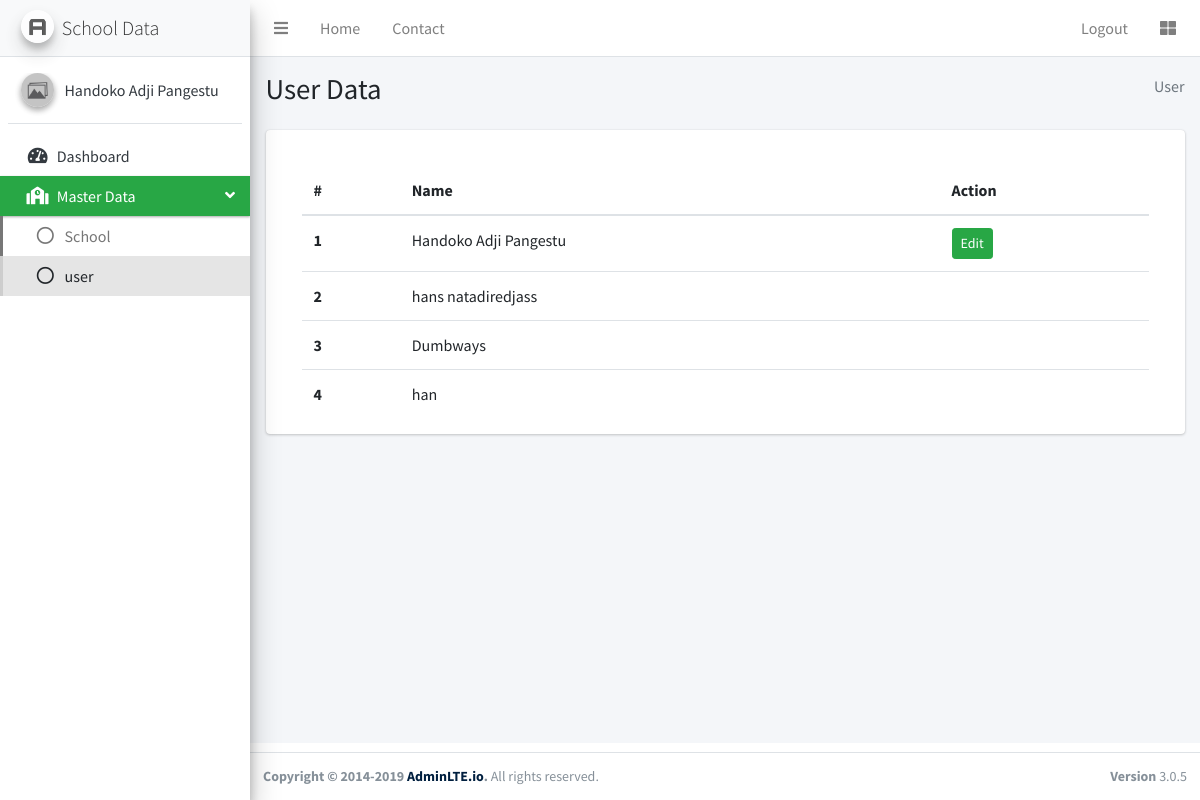
The app's page /4/resources/pages/admin/user.php (signed in) with its own data.
### tables this page shows
CREATE TABLE `user` (
  `id` int(11) NOT NULL,
  `name` varchar(45) NOT NULL,
  `email` varchar(90) NOT NULL,
  `password` varchar(255) NOT NULL
);

### 4/resources/config/functions.php (called while the page is built, shortened)
<?php
$host = 'localhost';
$username = 'root';
$password = '';
$database = '2021_project_dumbways';
$conn = mysqli_connect($host, $username, $password, $database);
function query($query)
{
  global $conn;
  $result = mysqli_query($conn, $query);
  $rows = [];
  while ($row = mysqli_fetch_assoc($result)) {
    $rows[] = $row;
  }
  return $rows;
}

### 4/resources/pages/admin/user.php (the view, shortened to what this page needs)
<?php
require '../../config/functions.php';
$page = 'user';
$email = $_SESSION['email'];
$user = query("SELECT * FROM user WHERE email = '$email' ")[0];
$users = query("SELECT * FROM user");
?>
<!DOCTYPE html>
<html>
<head>
  <link rel="stylesheet" href="../../../public_html/vendors/adminlte/plugins/fontawesome-free/css/all.min.css" />
  <link rel="stylesheet" href="https://code.ionicframework.com/ionicons/2.0.1/css/ionicons.min.css" />
  <link rel="stylesheet" href="../../../public_html/vendors/adminlte/plugins/tempusdominus-bootstrap-4/css/tempusdominus-bootstrap-4.min.css" />
  <link rel="stylesheet" href="../../../public_html/vendors/adminlte/plugins/icheck-bootstrap/icheck-bootstrap.min.css" />
  <link rel="stylesheet" href="../../../public_html/vendors/adminlte/plugins/jqvmap/jqvmap.min.css" />
  <link rel="stylesheet" href="../../../public_html/vendors/adminlte/dist/css/adminlte.min.css" />
  <link rel="stylesheet" href="../../../public_html/vendors/adminlte/plugins/overlayScrollbars/css/OverlayScrollbars.min.css" />
  <link rel="stylesheet" href="../../../public_html/vendors/adminlte/plugins/daterangepicker/daterangepicker.css" />
  <link rel="stylesheet" href="../../../public_html/vendors/adminlte/plugins/summernote/summernote-bs4.css" />
  <link rel="stylesheet" href="../../../public_html/vendors/adminlte/plugins/datatables-bs4/css/dataTables.bootstrap4.min.css" />
  <link rel="stylesheet" href="../../../public_html/vendors/adminlte/plugins/datatables-responsive/css/responsive.bootstrap4.min.css" />
  <link rel="stylesheet" href="../../../public_html/vendors/adminlte/plugins/sweetalert2-theme-bootstrap-4/bootstrap-4.min.css" />
  <link rel="stylesheet" href="../../../public_html/vendors/adminlte/plugins/toastr/toastr.min.css" />
  <link rel="stylesheet" href="../../../public_html/vendors/pos/css/style.css" />
</head>
<body class="sidebar-mini layout-fixed layout-footer-fixed accent-navy">
  <div class="wrapper">
    <nav class="main-header navbar navbar-expand accent-navy navbar-light navbar-white">
      <?php include("../components/admin/header.php"); ?>
    </nav>
    <aside class="main-sidebar elevation-4 sidebar-light-success">
      <?= include("../components/admin/sidebar.php"); ?>
    </aside>
    <div class="content-wrapper">
      <section class="content-header">
        <div class="container-fluid">
          <div class="row mb-2">
            <div class="col-sm-6">
              <h1>User Data</h1>
            </div>
            <div class="col-sm-6">
              <ol class="breadcrumb float-sm-right">
                <li class="breadcrumb-item active">User</li>
              </ol>
            </div>
          </div>
        </div>
      </section>
      <section class="content">
        <div class="container-fluid">
          <div class="card p-3">
            <div class="card-body pb-0">
              <table class="table" id="myTable">
                <thead>
                  <tr>
                    <th scope="col">#</th>
                    <th scope="col">Name</th>
                    <th scope="col">Action</th>
                  </tr>
                </thead>
                <tbody>
                  <?php foreach ($users as $key => $users) : ?>
                    <tr>
                      <th scope="row"><?= $key + 1; ?></th>
                      <td><?= $users['name']; ?></td>
                      <td>
                        <?php if ($user['id'] == $users['id']) : ?>
                          <a href="user_edit.php?id=<?= $user['id']; ?>" class="btn btn-sm btn-success">Edit</a>
                        <?php endif; ?>
                      </td>
                    </tr>
                  <?php endforeach; ?>
                </tbody>
              </table>
            </div>
          </div>
      </section>
    </div>
    <footer class="main-footer text-sm">
      <div class="float-right d-none d-sm-block"><b>Version</b> 3.0.5</div>
      <strong>Copyright &copy; 2014-2019
        <a href="http://adminlte.io">AdminLTE.io</a>.</strong>
      All rights reserved.
    </footer>
  </div>
</body>
</html>

### 4/resources/pages/components/admin/sidebar.php
<a href="../../pages/admin/dashboard.php" class="brand-link navbar-light">
  <img src="../../../public_html/vendors/adminlte/dist/img/AdminLTELogo.png" alt="AdminLTE Logo" class="brand-image img-circle elevation-3" style="opacity: 0.8;" />
  <span class="brand-text font-weight-light">School Data</span>
</a>
<div class="sidebar">
  <div class="user-panel mt-3 pb-3 mb-3 d-flex">
    <div class="image">
      <img src="../../../public_html/vendors/pos/img/default.jpg" class="img-circle elevation-2" alt="User Image" />
    </div>
    <div class="info">
      <a href="#" class="d-block"><?= $user['name']; ?></a>
    </div>
  </div>
  <nav class="mt-2">
    <ul class="nav nav-pills nav-sidebar flex-column nav-flat nav-child-indent" data-widget="treeview" role="menu" data-accordion="false">
      <li class="nav-item">
        <a href="dashboard.php" class="nav-link <?= $page == "dashboard" ? "active" : null; ?>">
          <i class="nav-icon fas fa-tachometer-alt"></i>
          <p>
            Dashboard
          </p>
        </a>
      </li>
      <li class="nav-item has-treeview <?= $page == "school" || $page == "user" ? "menu-open" : null; ?>">
        <a href="#" class="nav-link <?= $page == "school" || $page == "user" ? "active" : null; ?>">
          <i class="nav-icon fas fa-school"></i>
          <p>
            Master Data
            <i class="fas fa-angle-left right"></i>
          </p>
        </a>
        <ul class="nav nav-treeview">
          <li class="nav-item has-treeview">
            <a href="school.php" class="nav-link <?= $page == "school" ? "active" : null; ?>">
              <i class="far fa-circle nav-icon"></i>
              <p>
                School
              </p>
            </a>
          </li>
        </ul>
        <ul class="nav nav-treeview">
          <li class="nav-item has-treeview">
            <a href="user.php" class="nav-link <?= $page == "user" ? "active" : null; ?>">
              <i class="far fa-circle nav-icon"></i>
              <p>
                user
              </p>
            </a>
          </li>
        </ul>
      </li>
    </ul>
  </nav>
</div>

### records on screen
user: name "Handoko Adji Pangestu"
user: name "hans natadiredjass"
user: name "Dumbways"
user: name "han"
